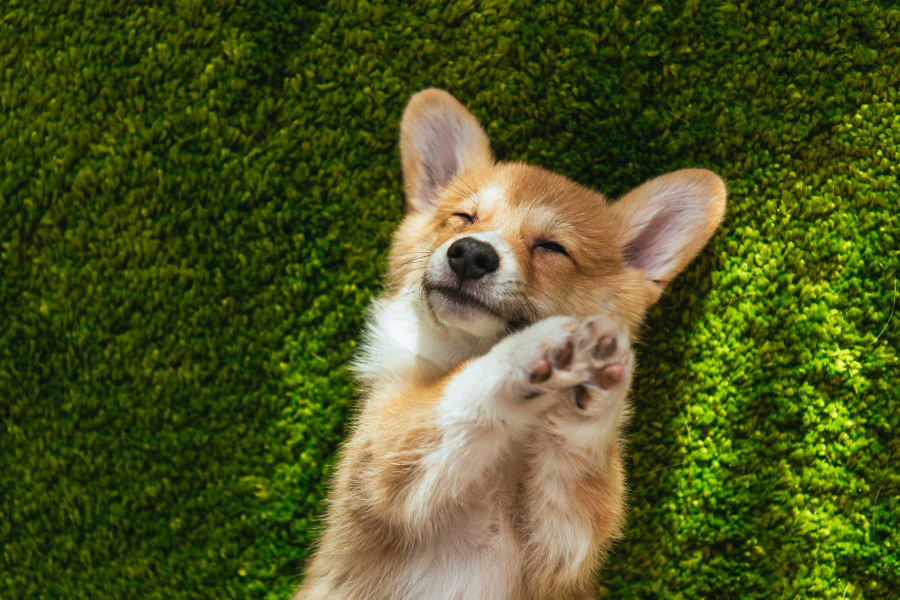
#> input picture practice/src/image.jpeg, 1800 x 1199 px (shown at 1/2 size)
$ python Masking.py
#> lines starting #> are read from the running program, lines starting #| are printed output that depends on the picture; after the words box and inside, x2 and y2 are one past the last pixel; in counts of white or black regions, pixels touching at a corner belong together
import cv2 as cv
import numpy as np

#<========reading Image==========>

img = cv.imread("src/image.jpeg")
#> img is the input picture: shape (1199, 1800, 3); mean B, G, R 31.4, 84.7, 76.6
cv.imshow("Dog",img)

blank = np.zeros(img.shape[:2],dtype='uint8')
cv.imshow("Blank",blank)

#<======== Cicle Mask ===========>

mask = cv.circle(blank,(img.shape[1]//2,img.shape[0]//2 - 50 ),400,255,-1)
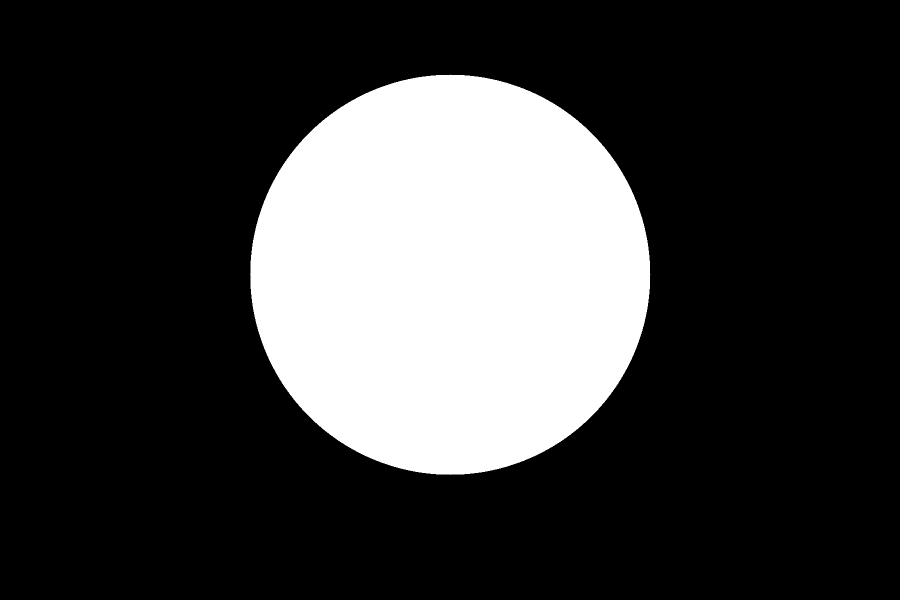
#> blank: shape (1199, 1800) (shown at 1/2 size); 23.3% white; 1 white region, box (x1, y1, x2, y2) and area: (500, 149, 1301, 950) 502625
cv.imshow("Mask",mask)

# <======= Lovely Mask ===========>
rectangle = cv.rectangle(blank,(img.shape[1]//2 -50 ,img.shape[0]//2 -50),(img.shape[1]//2 +50,img.shape[0]//2+50),255,-1)
circle = cv.circle(blank.copy(),(img.shape[1]//2,img.shape[0]//2),img.shape[1]//3,255,-1)

bitwise_or = cv.bitwise_or(rectangle,circle)
cv.imshow("Bitwise OR",bitwise_or)
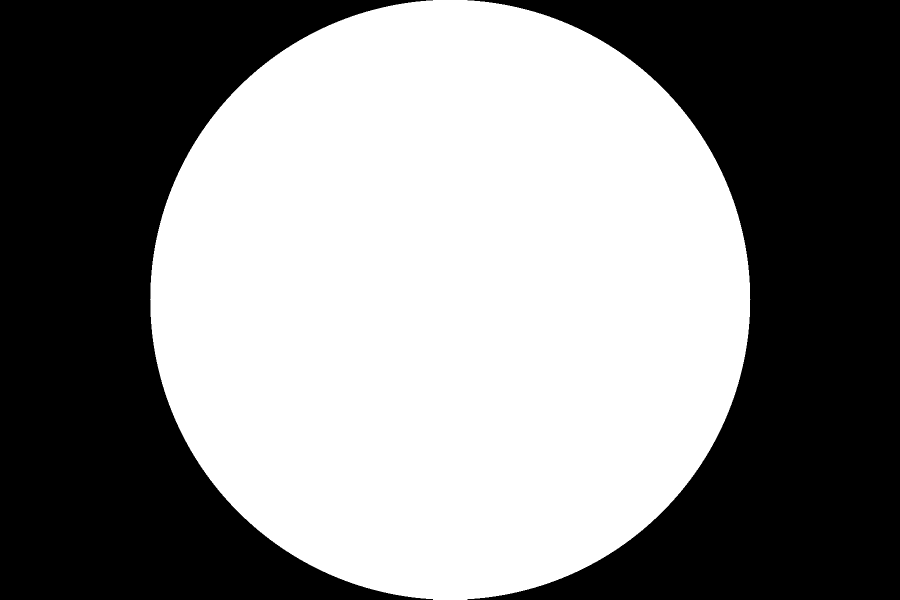
#> window 'Bitwise OR': shape (1199, 1800) (shown at 1/2 size); 52.4% white; 2 black regions, box (x1, y1, x2, y2) and area: (0, 0, 866, 1199) 514244, (935, 0, 1800, 1199) 513045
#<======== Masked Image ==========>

masked_image = cv.bitwise_and(img,img,mask=bitwise_or)
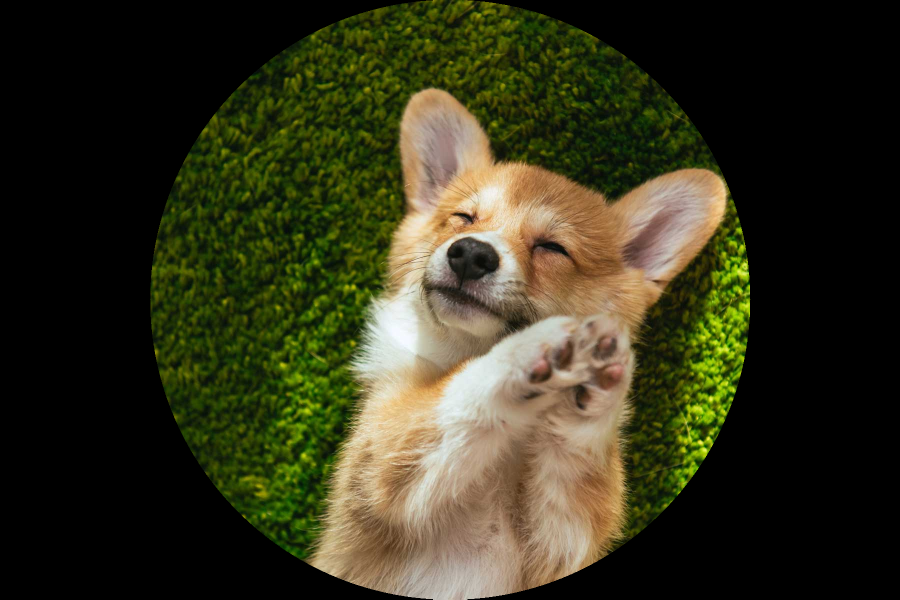
#> masked_image: shape (1199, 1800, 3) (shown at 1/2 size); mean B, G, R 28.4, 51.5, 52.5
cv.imshow("Masked Image",masked_image)

cv.waitKey(0)
